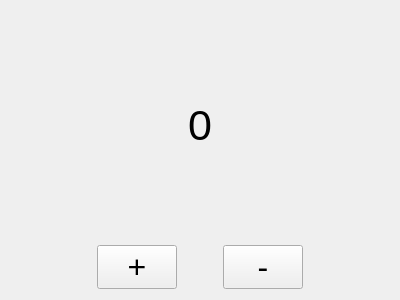
<?xml version="1.0" encoding="UTF-8"?>
<ui version="4.0">
 <class>CounterGui</class>
 <widget class="QWidget" name="CounterGui">
  <property name="geometry">
   <rect>
    <x>0</x>
    <y>0</y>
    <width>400</width>
    <height>300</height>
   </rect>
  </property>
  <property name="windowTitle">
   <string>Counter</string>
  </property>
  <layout class="QVBoxLayout" name="verticalLayout_2">
   <item>
    <layout class="QVBoxLayout" name="verticalLayout">
     <item>
      <layout class="QHBoxLayout" name="counter_layout">
       <item>
        <widget class="QLabel" name="count_label">
         <property name="font">
          <font>
           <pointsize>32</pointsize>
          </font>
         </property>
         <property name="text">
          <string>0</string>
         </property>
         <property name="alignment">
          <set>Qt::AlignCenter</set>
         </property>
        </widget>
       </item>
      </layout>
     </item>
     <item>
      <layout class="QHBoxLayout" name="btn_layout">
       <item>
        <spacer name="left_spacer">
         <property name="orientation">
          <enum>Qt::Horizontal</enum>
         </property>
         <property name="sizeHint" stdset="0">
          <size>
           <width>40</width>
           <height>20</height>
          </size>
         </property>
        </spacer>
       </item>
       <item>
        <widget class="QPushButton" name="inc_btn">
         <property name="font">
          <font>
           <pointsize>24</pointsize>
          </font>
         </property>
         <property name="text">
          <string>+</string>
         </property>
        </widget>
       </item>
       <item>
        <spacer name="middle_spacer">
         <property name="orientation">
          <enum>Qt::Horizontal</enum>
         </property>
         <property name="sizeType">
          <enum>QSizePolicy::Fixed</enum>
         </property>
         <property name="sizeHint" stdset="0">
          <size>
           <width>40</width>
           <height>20</height>
          </size>
         </property>
        </spacer>
       </item>
       <item>
        <widget class="QPushButton" name="dec_btn">
         <property name="font">
          <font>
           <pointsize>24</pointsize>
          </font>
         </property>
         <property name="text">
          <string>-</string>
         </property>
        </widget>
       </item>
       <item>
        <spacer name="right_spacer">
         <property name="orientation">
          <enum>Qt::Horizontal</enum>
         </property>
         <property name="sizeHint" stdset="0">
          <size>
           <width>40</width>
           <height>20</height>
          </size>
         </property>
        </spacer>
       </item>
      </layout>
     </item>
    </layout>
   </item>
  </layout>
 </widget>
 <resources/>
 <connections/>
</ui>
